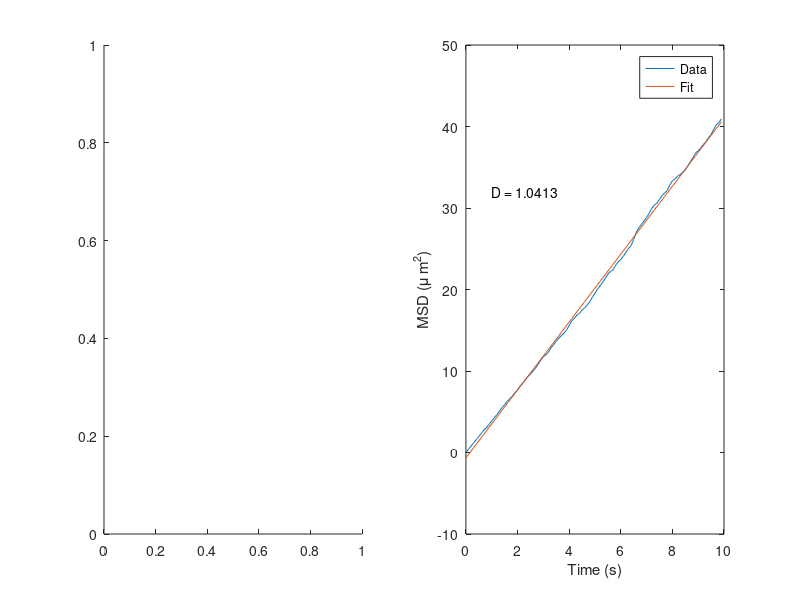

Reproduce this figure in MATLAB.
clear all
close all

%% diffusing particle(s)

numberofparticles = 1000;
totaltime = 10; %seconds
Dconst = 1; %um2/s
dt = 0.1;
timeaxis = [0:dt:(totaltime-dt)]';

particles = zeros( totaltime/dt , numberofparticles , 2 );

%simulate diffusion
distmoved = sqrt(4*Dconst*dt);

for loop = 2:totaltime/dt
    
    direct = rand( 1 , numberofparticles , 1  )*2*pi ;
    
    [x , y ] = pol2cart(  direct , distmoved );
    
    
    particles(loop, : , :) = particles(loop-1, : , :) + cat(3,x,y);
    
end

subplot(1,2,1)

%plot( particles(:,:,1) , particles(:,:,2)  );


subplot(1,2,2)

msds = mean(( particles(:,:,1).^2 + particles(:,:,2).^2 ),2);

plot(timeaxis,msds);
xlabel('Time (s)')
ylabel('MSD (\mu m^2)')

%do a fit


para = polyfit(timeaxis,msds,1);
hold on
plot(timeaxis, para(1)*timeaxis + para(2));

legend('Data','Fit')

text( 0.1,0.7 ,[ 'D = ' num2str( para(1)/4  )] ,'Units','normalized');

